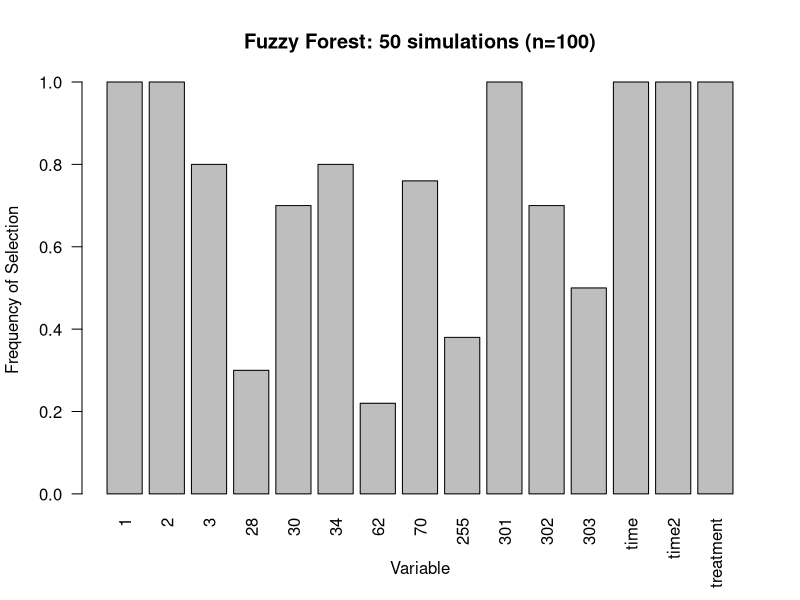
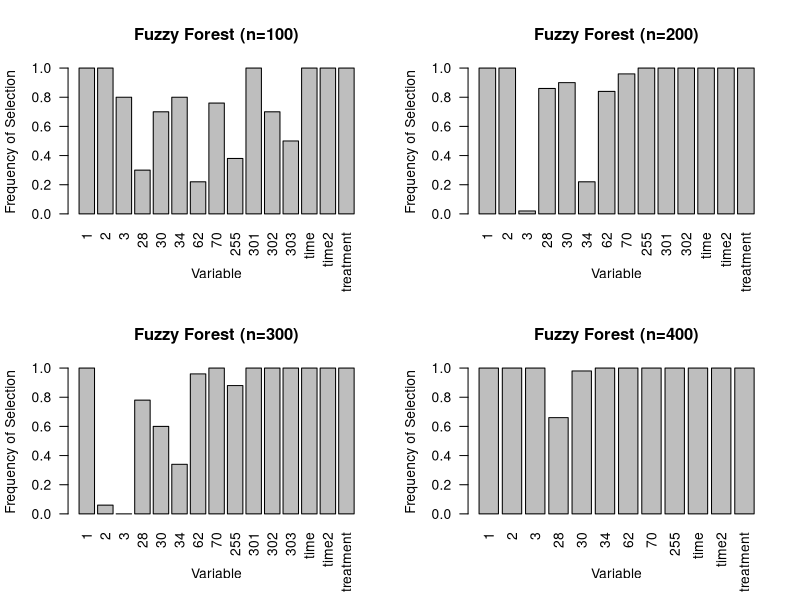
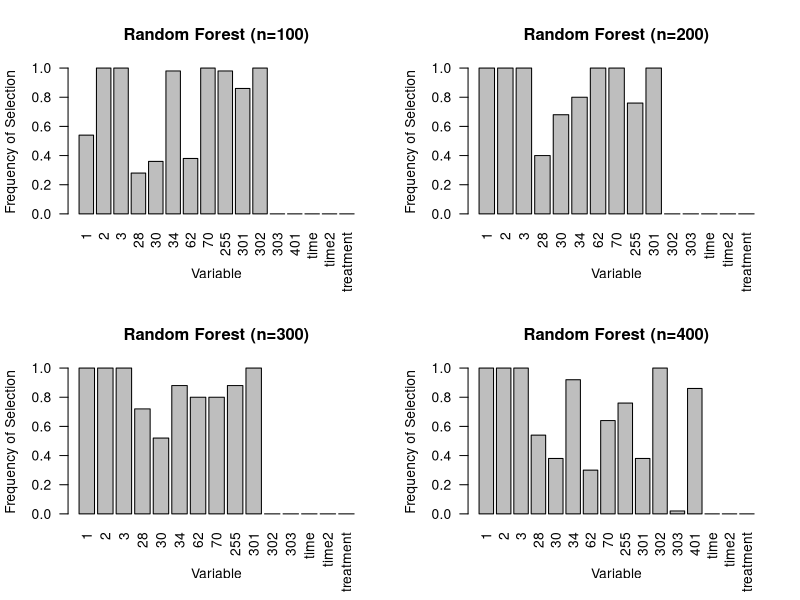

Generate these figures, in order, with R:
# Feature selection visualization of fuzzy forest and random forest
# data was simulated from sim_time() function with a1=5, a2=-5. 50 simulations were run for each sample size
#
# 1). Code to create one bar plot. Csv file can/should be changed for desired data. Graph will plot the true
# response variables (i.e. V1,V2,V3,V301,V302,V303) and any other variables selected at frequency > 20%
#
# 2). Code for a 4-panel figures. First figure is for Fuzzy forest at sizes n=100,200,300,400. Second figure is
# for random forest at sizes n=100,200,300,400


# 1). 
# Code to create one plot 
###############################################################################
data <- read.csv("ff_n100.csv") # read in desired data
data <- data[,-1] # remove 1st id row
X <- data[,1:403] # select variables V1:V400, time, time2, and treatmet

imp_var = c(1,2,3,301,302,303,401,402,403) # variables of interest
selected_var <- c(which(X[51,]>0.2)) #  variables selected at frequency above 20%
var_both <- sort(unique(c(imp_var,selected_var))) # variables selcted at above 20% and original variables of interest

freq <- as.numeric(data[51,var_both])


names <- c(var_both[1:(length(var_both)-3)], "time", "time2", "treatment") # names for x each bar on x axis

barplot(freq~var_both,
        main="Fuzzy Forest: 50 simulations (n=100)", ylab = 'Frequency of Selection', 
        xlab = 'Variable', las=2, names.arg = names)

###############################################################################


# 2). 
### Code for multiple plots
#  fuzzy forest n = 100
data <- read.csv("ff_n100.csv") # read in desired data
data <- data[,-1] # remove 1st id row
X <- data[,1:403] # select variables V1:V400, time, time2, and treatmet

imp_var = c(1,2,3,301,302,303,401,402,403) # variables of interest
selected_var <- c(which(X[51,]>0.2)) #  variables selected at frequency above 20%
ff100_var_both <- sort(unique(c(imp_var,selected_var))) # variables selcted at above 20% and original variables of interest

ff100_freq <- as.numeric(data[51,ff100_var_both])
ff100_names <- c(var_both[1:(length(ff100_var_both)-3)], "time", "time2", "treatment") # names for x each bar on x axis


# fuzzy forest n = 200
data <- read.csv("ff_n200.csv") # read in desired data
data <- data[,-1] # remove 1st id row
X <- data[,1:403] # select variables V1:V400, time, time2, and treatmet


imp_var = c(1,2,3,301,302,303,401,402,403) # variables of interest
selected_var <- c(which(X[51,]>0.2)) #  variables selected at frequency above 20%
ff200_var_both <- sort(unique(c(imp_var,selected_var))) # variables selcted at above 20% and original variables of interest

ff200_freq <- as.numeric(data[51,ff200_var_both])
ff200_names <- c(var_both[1:(length(ff200_var_both)-3)], "time", "time2", "treatment") # names for x each bar on x axis


# fuzzy forest n = 300
data <- read.csv("ff_n300.csv") # read in desired data
data <- data[,-1] # remove 1st id row
X <- data[,1:403] # select variables V1:V400, time, time2, and treatmet


imp_var = c(1,2,3,301,302,303,401,402,403) # variables of interest
selected_var <- c(which(X[51,]>0.2)) #  variables selected at frequency above 20%
ff300_var_both <- sort(unique(c(imp_var,selected_var))) # variables selcted at above 20% and original variables of interest

ff300_freq <- as.numeric(data[51,ff300_var_both])
ff300_names <- c(var_both[1:(length(ff300_var_both)-3)], "time", "time2", "treatment") # names for x each bar on x axis




# fuzzy forest n = 400
data <- read.csv("ff_n400.csv") # read in desired data
data <- data[,-1] # remove 1st id row
X <- data[,1:403] # select variables V1:V400, time, time2, and treatmet


imp_var = c(1,2,3,301,302,303,401,402,403) # variables of interest
selected_var <- c(which(X[51,]>0.2)) #  variables selected at frequency above 20%
ff400_var_both <- sort(unique(c(imp_var,selected_var))) # variables selcted at above 20% and original variables of interest

ff400_freq <- as.numeric(data[51,ff400_var_both])
ff400_names <- c(var_both[1:(length(ff400_var_both)-3)], "time", "time2", "treatment") # names for x each bar on x axis

#########################

#  Random forest n = 100
data <- read.csv("rf_n100.csv") # read in desired data
data <- data[,-1] # remove 1st id row
X <- data[,1:403] # select variables V1:V400, time, time2, and treatmet


imp_var = c(1,2,3,301,302,303,401,402,403) # variables of interest
selected_var <- c(which(X[51,]>0.2)) #  variables selected at frequency above 20%
rf100_var_both <- sort(unique(c(imp_var,selected_var))) # variables selcted at above 20% and original variables of interest

rf100_freq <- as.numeric(data[51,rf100_var_both])
rf100_names <- c(var_both[1:(length(rf100_var_both)-3)], "time", "time2", "treatment") # names for x each bar on x axis



# Random forest n = 200
data <- read.csv("rf_n200.csv") # read in desired data
data <- data[,-1] # remove 1st id row
X <- data[,1:403] # select variables V1:V400, time, time2, and treatmet


imp_var = c(1,2,3,301,302,303,401,402,403) # variables of interest
selected_var <- c(which(X[51,]>0.2)) #  variables selected at frequency above 20%
rf200_var_both <- sort(unique(c(imp_var,selected_var))) # variables selcted at above 20% and original variables of interest

rf200_freq <- as.numeric(data[51,rf200_var_both])
rf200_names <- c(var_both[1:(length(rf200_var_both)-3)], "time", "time2", "treatment") # names for x each bar on x axis


# fuzzy forest n = 300
data <- read.csv("rf_n300.csv") # read in desired data
data <- data[,-1] # remove 1st id row
X <- data[,1:403] # select variables V1:V400, time, time2, and treatmet


imp_var = c(1,2,3,301,302,303,401,402,403) # variables of interest
selected_var <- c(which(X[51,]>0.2)) #  variables selected at frequency above 20%
rf300_var_both <- sort(unique(c(imp_var,selected_var))) # variables selcted at above 20% and original variables of interest

rf300_freq <- as.numeric(data[51,rf300_var_both])
rf300_names <- c(var_both[1:(length(rf300_var_both)-3)], "time", "time2", "treatment") # names for x each bar on x axis


# fuzzy forest n = 400
data <- read.csv("rf_n400.csv") # read in desired data
data <- data[,-1] # remove 1st id row
X <- data[,1:403] # select variables V1:V400, time, time2, and treatmet

imp_var = c(1,2,3,301,302,303,401,402,403) # variables of interest
selected_var <- c(which(X[51,]>0.2)) #  variables selected at frequency above 20%
rf400_var_both <- sort(unique(c(imp_var,selected_var))) # variables selcted at above 20% and original variables of interest

rf400_freq <- as.numeric(data[51,rf400_var_both])
rf400_names <- c(var_both[1:(length(rf400_var_both)-3)], "time", "time2", "treatment") # names for x each bar on x axis







# Fuzzy Forest Panel Plot 
par(mfrow = c(2,2))
barplot(ff100_freq~ff100_var_both,
        main="Fuzzy Forest (n=100)", ylab = 'Frequency of Selection', xlab = 'Variable',
        las=2, names.arg = ff100_names)
barplot(ff200_freq~ff200_var_both,
        main="Fuzzy Forest (n=200)", ylab = 'Frequency of Selection', xlab = 'Variable',
        las=2, names.arg = ff200_names)
barplot(ff300_freq~ff300_var_both,
        main="Fuzzy Forest (n=300)", ylab = 'Frequency of Selection', xlab = 'Variable', 
        las=2, names.arg = ff300_names)
barplot(ff400_freq~ff400_var_both,
        main="Fuzzy Forest (n=400)", ylab = 'Frequency of Selection', xlab = 'Variable',
        las=2, names.arg = ff400_names)

dev.copy(jpeg,filename="Fuzzy Forest.jpg");
dev.off ();


# Random Forest Panel Plot
par(mfrow = c(2,2))
barplot(rf100_freq~rf100_var_both,
        main="Random Forest (n=100)", ylab = 'Frequency of Selection', xlab = 'Variable', 
        las=2, names.arg = rf100_names)
barplot(rf200_freq~rf200_var_both,
        main="Random Forest (n=200)", ylab = 'Frequency of Selection', xlab = 'Variable', 
        las=2, names.arg = rf200_names)
barplot(rf300_freq~rf300_var_both,
        main="Random Forest (n=300)", ylab = 'Frequency of Selection', xlab = 'Variable',
        las=2, names.arg = rf300_names)
barplot(rf400_freq~rf400_var_both,
        main="Random Forest (n=400)", ylab = 'Frequency of Selection', xlab = 'Variable', 
        las=2, names.arg = rf400_names)

dev.copy(jpeg,filename="Random Forest.jpg");
dev.off ()
